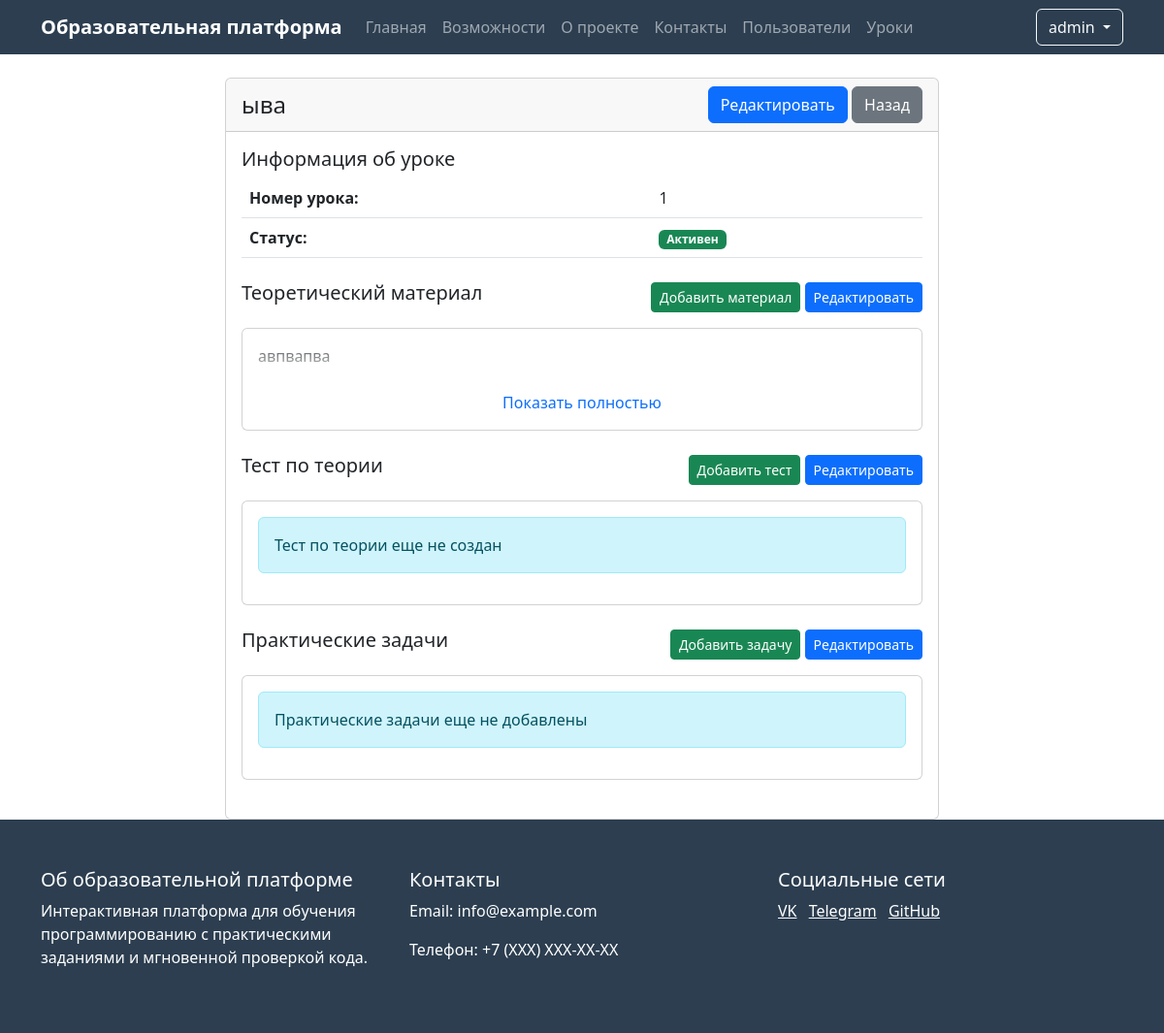
/admin/lessons/1 (signed in), run on the app's committed database.
### app.py (models this page shows, shortened)
class User(UserMixin, db.Model):
    id = db.Column(db.Integer, primary_key=True)
    name = db.Column(db.String(100), nullable=False)
    username = db.Column(db.String(80), unique=True, nullable=False)
    email = db.Column(db.String(120), unique=True, nullable=False)
    password_hash = db.Column(db.String(128))
    is_admin = db.Column(db.Boolean, default=False)
    created_at = db.Column(db.DateTime, default=db.func.now())
    last_login = db.Column(db.DateTime)
    is_active = db.Column(db.Boolean, default=True)

class Lesson(db.Model):
    id = db.Column(db.Integer, primary_key=True)
    order_number = db.Column(db.Integer, unique=True, nullable=False)
    title = db.Column(db.String(200), nullable=False)
    description = db.Column(db.Text)
    is_active = db.Column(db.Boolean, default=True)
    created_at = db.Column(db.DateTime, default=db.func.now())
    theory_content = db.Column(db.Text)
    theory_test = db.relationship('TheoryTest', backref='lesson', uselist=False)
    practice_tasks = db.relationship('PracticeTask', backref='lesson', lazy=True)

### app.py (the view)
@app.route('/admin/lessons/<int:lesson_id>')
@login_required
def view_lesson(lesson_id):
    if not current_user.is_admin:
        abort(403)
    lesson = Lesson.query.get_or_404(lesson_id)
    return render_template('view_lesson.html', lesson=lesson)

### app.py (called while the page is built)
@login_manager.user_loader
def load_user(user_id):
    return User.query.get(int(user_id))

### templates/view_lesson.html (shortened to what this page needs)
{% extends "base.html" %}
{% block content %}
<div class="container mt-4">
    <div class="row">
        <div class="col-md-8 offset-md-2">
            <div class="card">
                <div class="card-header d-flex justify-content-between align-items-center">
                    <h4 class="mb-0">{{ lesson.title }}</h4>
                    <div>
                        <a href="{{ url_for('edit_lesson', lesson_id=lesson.id) }}" class="btn btn-primary">
                             Редактировать
                        </a>
                        <a href="{{ url_for('lesson_list') }}" class="btn btn-secondary">
                             Назад
                        </a>
                    </div>
                </div>
                <div class="card-body">
                    <div class="mb-4">
                        <h5>Информация об уроке</h5>
                        <table class="table">
                            <tr>
                                <th>Номер урока:</th>
                                <td>{{ lesson.order_number }}</td>
                            </tr>
                            <tr>
                                <th>Статус:</th>
                                <td>
                                    {% if lesson.is_active %}
                                        <span class="badge bg-success">Активен</span>
                                    {% else %}
                                        <span class="badge bg-danger">Неактивен</span>
                                    {% endif %}
                                </td>
                            </tr>
                        </table>
                    </div>
                    <div class="mb-4">
                        <div class="d-flex justify-content-between align-items-center mb-3">
                            <h5>Теоретический материал</h5>
                            <div>
                                <a href="{{ url_for('add_theory', lesson_id=lesson.id) }}" class="btn btn-success btn-sm">
                                     Добавить материал
                                </a>
                                <a href="{{ url_for('edit_theory', lesson_id=lesson.id) }}" class="btn btn-primary btn-sm">
                                     Редактировать
                                </a>
                            </div>
                        </div>
                        <div class="card">
                            <div class="card-body">
                                {% if lesson.theory_content %}
                                    <div class="theory-preview">
                                        {{ lesson.theory_content|safe }}
                                    </div>
                                    <div class="text-center mt-2">
                                        <a class="toggle-theory" onclick="toggleTheory(this)">
                                             Показать полностью
                                        </a>
                                    </div>
                                {% else %}
                                    <div class="alert alert-info">
                                        Теоретический материал еще не добавлен
                                    </div>
                                {% endif %}
                            </div>
                        </div>
                    </div>
                    <div class="mb-4">
                        <div class="d-flex justify-content-between align-items-center mb-3">
                            <h5>Тест по теории</h5>
                            <div>
                                <a href="{{ url_for('add_theory_test', lesson_id=lesson.id) }}" class="btn btn-success btn-sm">
                                     Добавить тест
                                </a>
                                <a href="{{ url_for('edit_theory_test', lesson_id=lesson.id) }}" class="btn btn-primary btn-sm">
                                     Редактировать
                                </a>
                            </div>
                        </div>
                        <div class="card">
                            <div class="card-body">
                                {% if lesson.theory_test %}
                                    <p>Тест содержит {{ lesson.theory_test.questions|length }} вопросов</p>
                                {% else %}
                                    <div class="alert alert-info">
                                        Тест по теории еще не создан
                                    </div>
                                {% endif %}
                            </div>
                        </div>
                    </div>
                    <div class="mb-4">
                        <div class="d-flex justify-content-between align-items-center mb-3">
                            <h5>Практические задачи</h5>
                            <div>
                                <a href="{{ url_for('add_practice_task', lesson_id=lesson.id) }}" class="btn btn-success btn-sm">
                                     Добавить задачу
                                </a>
                                <a href="{{ url_for('edit_practice_tasks', lesson_id=lesson.id) }}" class="btn btn-primary btn-sm">
                                     Редактировать
                                </a>
                            </div>
                        </div>
                        <div class="card">
                            <div class="card-body">
                                {% if lesson.practice_tasks %}
                                    <p>Добавлено {{ lesson.practice_tasks|length }} задач</p>
                                {% else %}
                                    <div class="alert alert-info">
                                        Практические задачи еще не добавлены
                                    </div>
                                {% endif %}
                            </div>
                        </div>
                    </div>
                </div>
            </div>
        </div>
    </div>
</div>
{% endblock %}

### templates/base.html (shortened to what this page needs)
<!DOCTYPE html>
<html lang="ru">
<head>
    <link href="https://cdn.jsdelivr.net/npm/bootstrap@5.3.0/dist/css/bootstrap.min.css" rel="stylesheet">
</head>
<body>
    <nav class="navbar navbar-expand-lg navbar-dark">
        <div class="container">
            <a class="navbar-brand" href="{{ url_for('index') }}">Образовательная платформа</a>
            <div class="collapse navbar-collapse" id="navbarNav">
                <ul class="navbar-nav me-auto">
                    <li class="nav-item">
                        <a class="nav-link" href="{{ url_for('index') }}">Главная</a>
                    </li>
                    <li class="nav-item">
                        <a class="nav-link" href="#features">Возможности</a>
                    </li>
                    <li class="nav-item">
                        <a class="nav-link" href="#about">О проекте</a>
                    </li>
                    <li class="nav-item">
                        <a class="nav-link" href="#contact">Контакты</a>
                    </li>
                    {% if current_user.is_admin %}
                        <li class="nav-item">
                            <a class="nav-link" href="{{ url_for('user_list') }}">Пользователи</a>
                        </li>
                        <li class="nav-item">
                            <a class="nav-link" href="{{ url_for('lesson_list') }}">Уроки</a>
                        </li>
                    {% endif %}
                </ul>
                <div class="d-flex">
                    {% if current_user.is_authenticated %}
                        <div class="dropdown">
                            <button class="btn btn-outline-light dropdown-toggle" type="button" id="userMenu" data-bs-toggle="dropdown">
                                {{ current_user.username }}
                            </button>
                        </div>
                    {% else %}
                        <a href="{{ url_for('login') }}" class="btn btn-outline-light me-2">Войти</a>
                    {% endif %}
                </div>
            </div>
        </div>
    </nav>
    {% block content %}{% endblock %}
    <footer class="footer">
        <div class="container">
            <div class="row">
                <div class="col-md-4">
                    <h5>Об образовательной платформе</h5>
                    <p>Интерактивная платформа для обучения программированию с практическими заданиями и мгновенной проверкой кода.</p>
                </div>
                <div class="col-md-4">
                    <h5>Контакты</h5>
                    <p>Email: info@example.com</p>
                    <p>Телефон: +7 (XXX) XXX-XX-XX</p>
                </div>
                <div class="col-md-4">
                    <h5>Социальные сети</h5>
                    <a href="#" class="text-white me-2">VK</a>
                    <a href="#" class="text-white me-2">Telegram</a>
                    <a href="#" class="text-white">GitHub</a>
                </div>
            </div>
        </div>
    </footer>
</body>
</html>

### templates/base.html (style rules this page uses)
.navbar { background-color: #2c3e50; }
.navbar-brand { font-weight: bold; }
.footer { background-color: #2c3e50; color: white; padding: 50px 0; }

### templates/view_lesson.html (style rules this page uses)
.theory-preview { max-height: 200px; overflow: hidden; position: relative; }
.theory-preview::after { content: ''; position: absolute; bottom: 0; left: 0; right: 0; height: 50px; background: linear-gradient(to bottom, rgba(255,255,255,0) 0%, rgba(255,255,255,1) 100%); }
.toggle-theory { cursor: pointer; color: #0d6efd; text-decoration: none; }

### data on the page
User: username "admin"
Lesson: title "ыва", order_number "1", theory_content "авпвапва"
